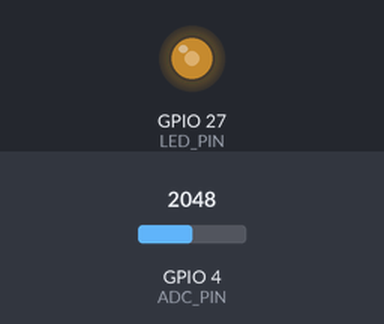
A sketch run on a simulated ESP32. Shown: output pins drawn as LEDs (lit = HIGH). The test bench sets the inputs (shaded band); at power-on: GPIO 4 (ADC_PIN) = 2048.

Above: at 1.2 s.
1.3 s: GPIO 4 (ADC_PIN) set to 2866
At 2.0 s:
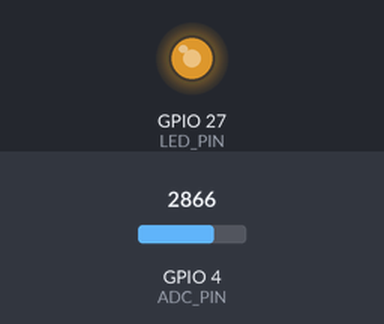
2.8 s: GPIO 4 (ADC_PIN) set to 3603
At 3.2 s:
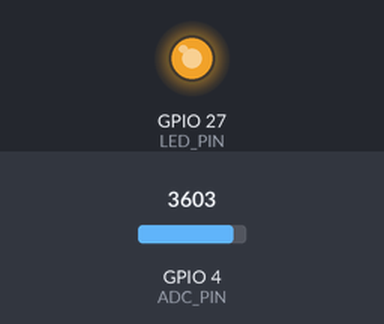
4.3 s: GPIO 4 (ADC_PIN) set to 491
At 5.5 s:
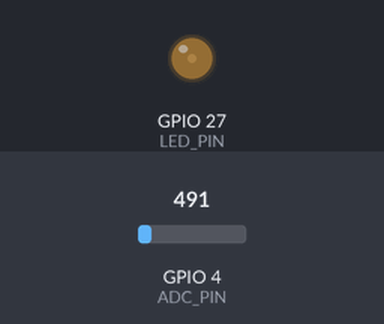
5.8 s: GPIO 4 (ADC_PIN) set to 0
At 6.3 s:
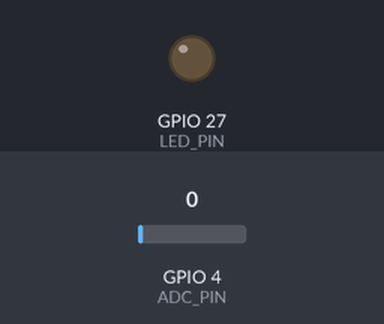
Timing chart, 0 to 8.3 s (numbered marks = the images above; inputs shaded):
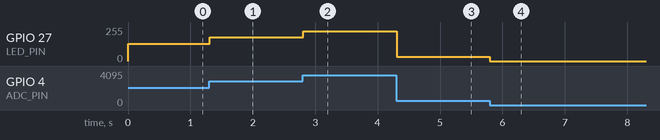

The sketch:

potentiometerSoftLed.ino
```cpp
#define LED_PIN 27
#define CHANNEL 0
#define ADC_PIN 4

void setup() {
  ledcSetup(CHANNEL, 1000, 12);
  ledcAttachPin(LED_PIN, CHANNEL);
}

void loop() {
  int adcValue = analogRead(ADC_PIN);
  int PWMValue = adcValue;
  ledcWrite(CHANNEL, PWMValue);
  delay(10);
}
```

Measured:
- after the input at 1.3 s, GPIO 27 (LED_PIN): 128/255 → 178/255 at once
- after the input at 2.8 s, GPIO 27 (LED_PIN): 178/255 → 224/255 at once
- after the input at 4.3 s, GPIO 27 (LED_PIN): 224/255 → 31/255 at once
- after the input at 5.8 s, GPIO 27 (LED_PIN): 31/255 → 0/255 at once
